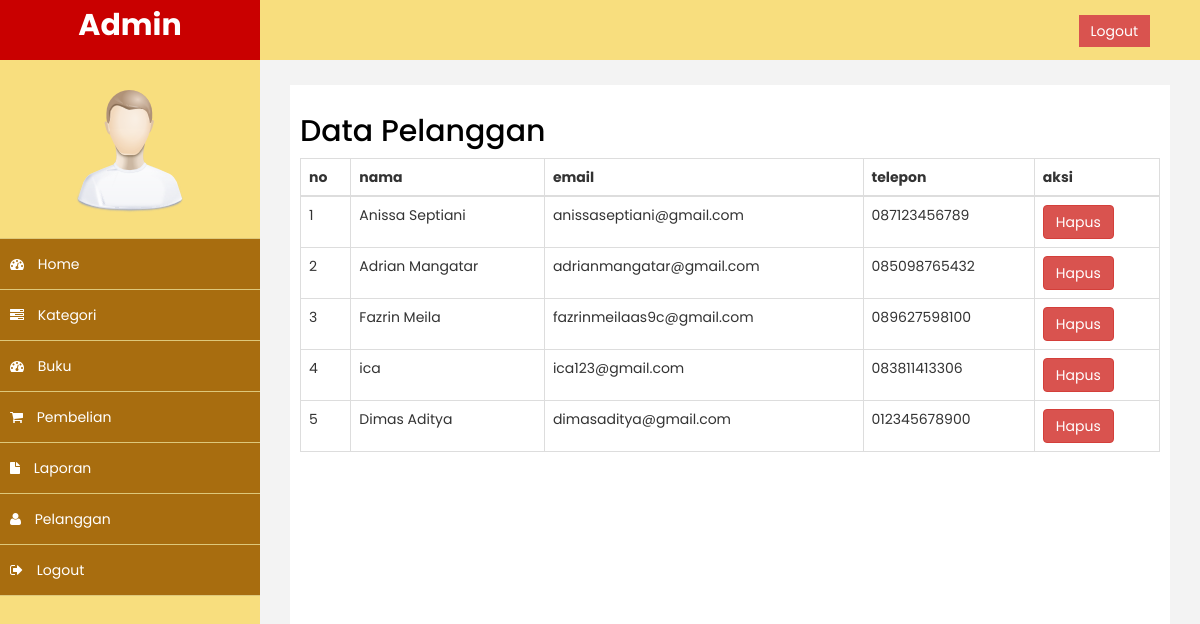
Page /admin/index.php?halaman=pelanggan (signed in) on the committed database.
### tables this page shows
CREATE TABLE `pelanggan` (
  `id_pelanggan` int(11) NOT NULL,
  `email_pelanggan` varchar(100) NOT NULL,
  `password_pelanggan` varchar(50) NOT NULL,
  `nama_pelanggan` varchar(50) NOT NULL,
  `telepon_pelanggan` varchar(25) NOT NULL,
  `alamat` text NOT NULL
);

### admin/pelanggan.php (the view)
<h2 style="color: black;">Data Pelanggan</h2>
<table class="table table-bordered">
    <thead>
        <tr>
            <th>no</th>
            <th>nama</th>
            <th>email</th>
            <th>telepon</th>
            <th>aksi</th>
        </tr>
    </thead>
    <tbody>
        <?php
        $nomor = 1;
        ?>
        <?php
        $ambil=$koneksi->query("SELECT * FROM pelanggan");
        ?>
        <?php
        while($pecah=$ambil->fetch_assoc()){
        ?>
        <tr>
            <td><?php echo $nomor; ?></td>
            <td><?php echo $pecah['nama_pelanggan']; ?></td>
            <td><?php echo $pecah['email_pelanggan']; ?></td>
            <td><?php echo $pecah['telepon_pelanggan']; ?></td>
            <td>
                <a href="" class="btn btn-danger">Hapus</a>
            </td>
        </tr>
        <?php
        $nomor++;
        ?>
        <?php
        }
        ?>
    </tbody>
</table>

### admin/assets/css/custom.css (style rules this page uses)
body { font-family: Poppins, sans-serif; }
h2 { color: #f00; }

### rows in the picture
pelanggan: nama_pelanggan "Anissa Septiani", email_pelanggan "anissaseptiani@gmail.com", telepon_pelanggan "087123456789"
pelanggan: nama_pelanggan "Adrian Mangatar", email_pelanggan "adrianmangatar@gmail.com", telepon_pelanggan "085098765432"
pelanggan: nama_pelanggan "Fazrin Meila", email_pelanggan "fazrinmeilaas9c@gmail.com", telepon_pelanggan "089627598100"
pelanggan: nama_pelanggan "ica", email_pelanggan "ica123@gmail.com", telepon_pelanggan "083811413306"
pelanggan: nama_pelanggan "Dimas Aditya", email_pelanggan "dimasaditya@gmail.com", telepon_pelanggan "012345678900"
